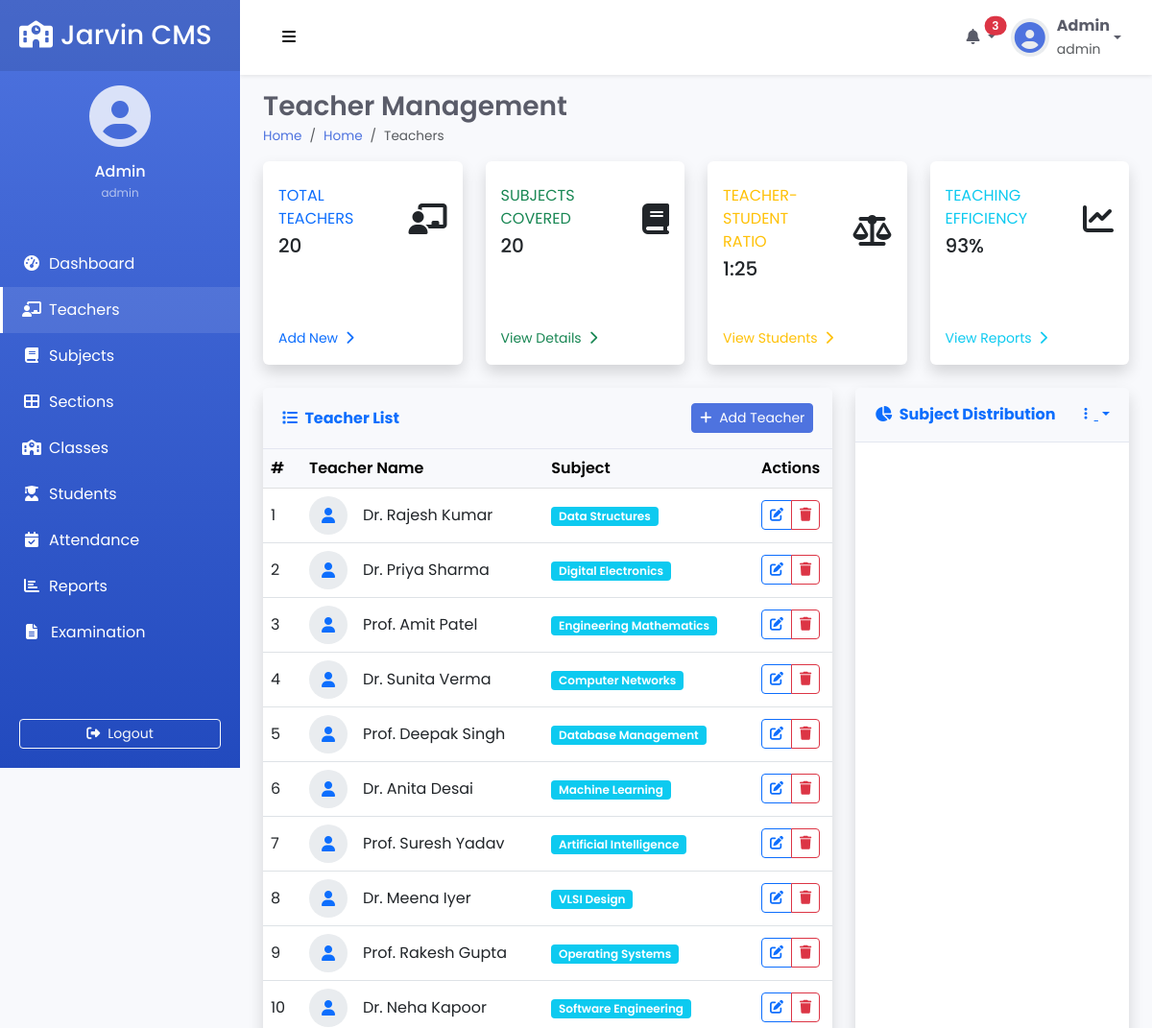
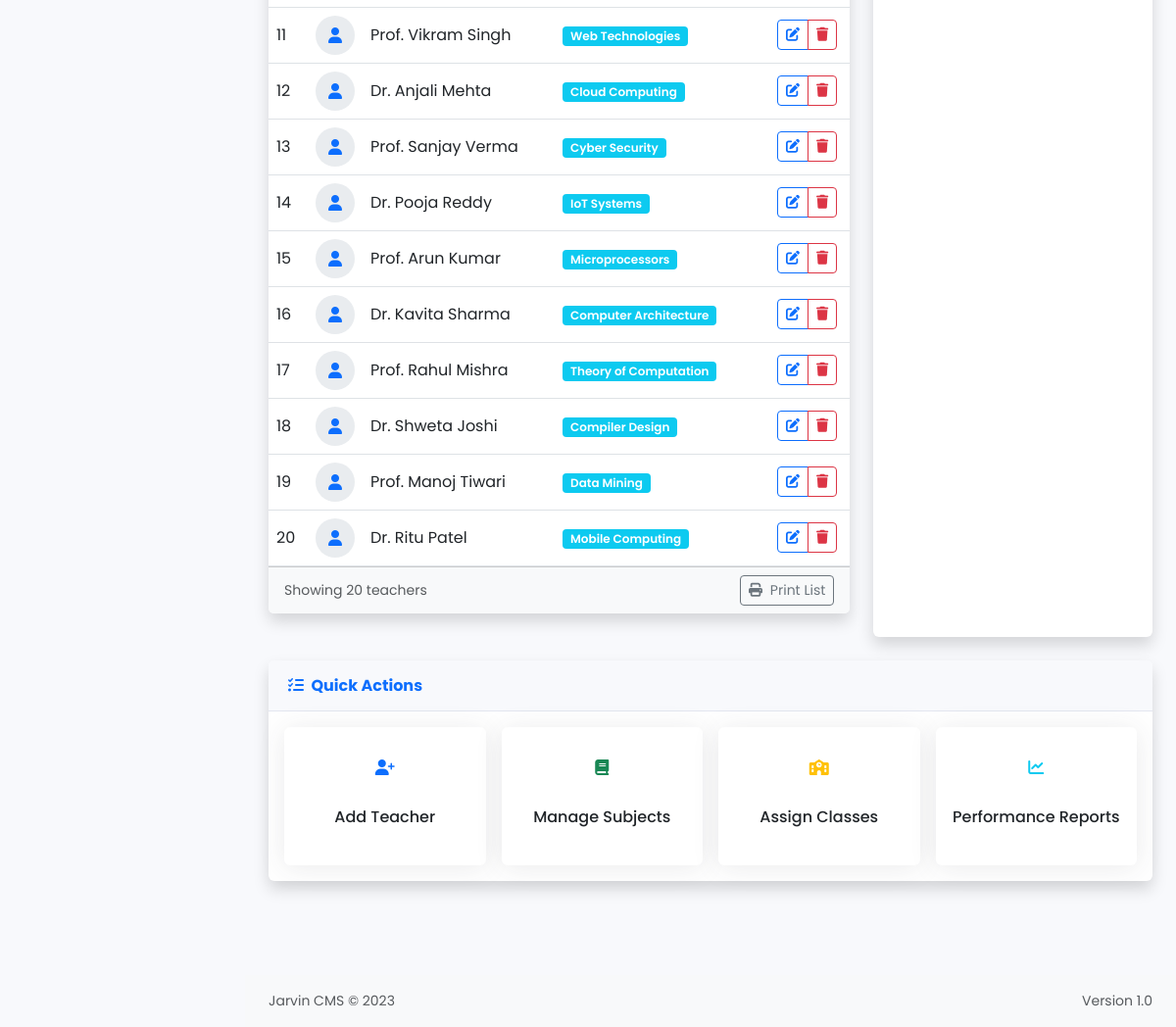
The page /teacher (signed in) on the database its author committed (2 pictures, top to bottom).
### tables this page shows
CREATE TABLE sms_teacher (
            teacher_id INTEGER PRIMARY KEY AUTOINCREMENT,
            teacher TEXT,
            subject_id INTEGER
        );

CREATE TABLE sms_subjects (
            subject_id INTEGER PRIMARY KEY AUTOINCREMENT,
            subject TEXT,
            type TEXT,
            code TEXT
        );

### app.py (the view)
@app.route("/teacher", methods =['GET', 'POST'])
def teacher():
    if 'loggedin' in session:
        db = get_db()
        cursor = db.cursor()
        cursor.execute('''
            SELECT t.teacher_id, t.teacher, s.subject
            FROM sms_teacher t
            LEFT JOIN sms_subjects s ON s.subject_id = t.subject_id
        ''')
        teachers = cursor.fetchall()
        cursor.execute('SELECT * FROM sms_subjects')
        subjects = cursor.fetchall()
        db.close()
        return render_template("teacher.html", teachers = teachers, subjects = subjects)
    return redirect(url_for('login'))

### app.py (called while the page is built)
def get_db():
    db = sqlite3.connect('python_sms.db')
    db.row_factory = sqlite3.Row
    return db

### templates/teacher.html (shortened to what this page needs)
{% extends 'layout.html' %}
{% block header %}Teacher Management{% endblock %}
{% block breadcrumb %}
<li class="breadcrumb-item"><a href="{{ url_for('dashboard') }}">Home</a></li>
<li class="breadcrumb-item active" aria-current="page">Teachers</li>
{% endblock %}
{% block content %}
<div class="row fade-in">
    <div class="col-xl-3 col-md-6 mb-4">
        <div class="card card-stat border-left-primary shadow h-100 py-2">
            <div class="card-body">
                <div class="row no-gutters align-items-center">
                    <div class="col mr-2">
                        <div class="text-xs font-weight-bold text-primary text-uppercase mb-1">
                            Total Teachers</div>
                        <div class="h5 mb-0 font-weight-bold text-gray-800" id="totalTeachers">{{ teachers|length }}</div>
                    </div>
                    <div class="col-auto">
                        <i class="fas fa-chalkboard-teacher fa-2x text-gray-300"></i>
                    </div>
                </div>
            </div>
            <div class="card-footer bg-transparent border-top-0">
                <a href="javascript:void(0);" class="text-primary text-decoration-none small" data-bs-toggle="modal" data-bs-target="#addTeacherModal">
                    Add New <i class="fas fa-chevron-right ms-1"></i>
                </a>
            </div>
        </div>
    </div>
    <div class="col-xl-3 col-md-6 mb-4">
        <div class="card card-stat border-left-success shadow h-100 py-2">
            <div class="card-body">
                <div class="row no-gutters align-items-center">
                    <div class="col mr-2">
                        <div class="text-xs font-weight-bold text-success text-uppercase mb-1">
                            Subjects Covered</div>
                        <div class="h5 mb-0 font-weight-bold text-gray-800" id="subjectsCovered">{{ subjects|length }}</div>
                    </div>
                    <div class="col-auto">
                        <i class="fas fa-book fa-2x text-gray-300"></i>
                    </div>
                </div>
            </div>
            <div class="card-footer bg-transparent border-top-0">
                <a href="{{ url_for('subject') }}" class="text-success text-decoration-none small">
                    View Details <i class="fas fa-chevron-right ms-1"></i>
                </a>
            </div>
        </div>
    </div>
    <div class="col-xl-3 col-md-6 mb-4">
        <div class="card card-stat border-left-warning shadow h-100 py-2">
            <div class="card-body">
                <div class="row no-gutters align-items-center">
                    <div class="col mr-2">
                        <div class="text-xs font-weight-bold text-warning text-uppercase mb-1">
                            Teacher-Student Ratio</div>
                        <div class="h5 mb-0 font-weight-bold text-gray-800">1:25</div>
                    </div>
                    <div class="col-auto">
                        <i class="fas fa-balance-scale fa-2x text-gray-300"></i>
                    </div>
                </div>
            </div>
            <div class="card-footer bg-transparent border-top-0">
                <a href="{{ url_for('student') }}" class="text-warning text-decoration-none small">
                    View Students <i class="fas fa-chevron-right ms-1"></i>
                </a>
            </div>
        </div>
    </div>
    <div class="col-xl-3 col-md-6 mb-4">
        <div class="card card-stat border-left-info shadow h-100 py-2">
            <div class="card-body">
                <div class="row no-gutters align-items-center">
                    <div class="col mr-2">
                        <div class="text-xs font-weight-bold text-info text-uppercase mb-1">
                            Teaching Efficiency</div>
                        <div class="h5 mb-0 font-weight-bold text-gray-800">93%</div>
                    </div>
                    <div class="col-auto">
                        <i class="fas fa-chart-line fa-2x text-gray-300"></i>
                    </div>
                </div>
            </div>
            <div class="card-footer bg-transparent border-top-0">
                <a href="{{ url_for('report') }}" class="text-info text-decoration-none small">
                    View Reports <i class="fas fa-chevron-right ms-1"></i>
                </a>
            </div>
        </div>
    </div>
</div>
<div class="row">
    <div class="col-xl-8 mb-4">
        <div class="card shadow">
            <div class="card-header py-3 d-flex flex-row align-items-center justify-content-between">
                <h6 class="m-0 font-weight-bold text-primary">
                    <i class="fas fa-list me-1"></i> Teacher List
                </h6>
                <button type="button" class="btn btn-primary btn-sm" data-bs-toggle="modal" data-bs-target="#addTeacherModal">
                    <i class="fas fa-plus me-1"></i> Add Teacher
                </button>
            </div>
            <div class="card-body p-0">
                <div class="table-responsive">
                    <table class="table table-hover align-middle mb-0">
                        <thead class="table-light">
                            <tr>
                                <th scope="col">#</th>
                                <th scope="col">Teacher Name</th>
                                <th scope="col">Subject</th>
                                <th scope="col" class="text-center">Actions</th>
                            </tr>
                        </thead>
                        <tbody>
                            {% for teacher in teachers %}
                            <tr>
                                <td>{{ loop.index }}</td>
                                <td>
                                    <div class="d-flex align-items-center">
                                        <div class="avatar-sm bg-primary-light text-primary rounded-circle me-3 d-flex align-items-center justify-content-center">
                                            <i class="fas fa-user"></i>
                                        </div>
                                        {{ teacher.teacher }}
                                    </div>
                                </td>
                                <td>
                                    {% if teacher.subject %}
                                    <span class="badge bg-info">{{ teacher.subject }}</span>
                                    {% else %}
                                    <span class="badge bg-secondary">Not Assigned</span>
                                    {% endif %}
                                </td>
                                <td class="text-center">
                                    <div class="btn-group" role="group">
                                        <a href="{{ url_for('edit_teacher') }}?teacher_id={{ teacher.teacher_id }}" class="btn btn-sm btn-outline-primary" data-bs-toggle="tooltip" title="Edit">
                                            <i class="fas fa-edit"></i>
                                        </a>
                                        <a href="{{ url_for('delete_teacher') }}?teacher_id={{ teacher.teacher_id }}" class="btn btn-sm btn-outline-danger btn-delete" data-bs-toggle="tooltip" title="Delete">
                                            <i class="fas fa-trash"></i>
                                        </a>
                                    </div>
                                </td>
                            </tr>
                            {% endfor %}
                        </tbody>
                    </table>
                </div>
            </div>
            <div class="card-footer bg-light py-2">
                <div class="d-flex justify-content-between align-items-center">
                    <span class="text-muted small">Showing {{ teachers|length }} teachers</span>
                    <button class="btn btn-outline-secondary btn-sm" onclick="printSection('teacherTable')">
                        <i class="fas fa-print me-1"></i> Print List
                    </button>
                </div>
            </div>
        </div>
    </div>
    <div class="col-xl-4 mb-4">
        <div class="card shadow h-100">
            <div class="card-header py-3 d-flex flex-row align-items-center justify-content-between">
                <h6 class="m-0 font-weight-bold text-primary">
                    <i class="fas fa-chart-pie me-1"></i> Subject Distribution
                </h6>
                <div class="dropdown no-arrow">
                    <a class="dropdown-toggle" href="#" role="button" id="dropdownMenuLink" data-bs-toggle="dropdown" aria-expanded="false">
                        <i class="fas fa-ellipsis-v fa-sm fa-fw text-gray-400"></i>
                    </a>
                </div>
            </div>
            <div class="card-body">
                <div id="chartContainer" class="chart-container">
                    <canvas id="subjectDistributionChart"></canvas>
                </div>
            </div>
        </div>
    </div>
</div>
<div class="row">
    <div class="col-12 mb-4">
        <div class="card shadow">
            <div class="card-header py-3">
                <h6 class="m-0 font-weight-bold text-primary">
                    <i class="fas fa-tasks me-1"></i> Quick Actions
                </h6>
            </div>
            <div class="card-body">
                <div class="row g-3">
                    <div class="col-md-3">
                        <a href="javascript:void(0);" class="card action-card h-100 text-decoration-none" data-bs-toggle="modal" data-bs-target="#addTeacherModal">
                            <div class="card-body text-center">
                                <div class="action-icon bg-primary-light text-primary rounded-circle d-flex align-items-center justify-content-center mx-auto mb-3" style="width: 50px; height: 50px;">
                                    <i class="fas fa-user-plus"></i>
                                </div>
                                <h6 class="card-title mb-0">Add Teacher</h6>
                            </div>
                        </a>
                    </div>
                    <div class="col-md-3">
                        <a href="{{ url_for('subject') }}" class="card action-card h-100 text-decoration-none">
                            <div class="card-body text-center">
                                <div class="action-icon bg-success-light text-success rounded-circle d-flex align-items-center justify-content-center mx-auto mb-3" style="width: 50px; height: 50px;">
                                    <i class="fas fa-book"></i>
                                </div>
                                <h6 class="card-title mb-0">Manage Subjects</h6>
                            </div>
                        </a>
                    </div>
                    <div class="col-md-3">
                        <a href="{{ url_for('classes') }}" class="card action-card h-100 text-decoration-none">
                            <div class="card-body text-center">
                                <div class="action-icon bg-warning-light text-warning rounded-circle d-flex align-items-center justify-content-center mx-auto mb-3" style="width: 50px; height: 50px;">
                                    <i class="fas fa-school"></i>
                                </div>
                                <h6 class="card-title mb-0">Assign Classes</h6>
                            </div>
                        </a>
                    </div>
                    <div class="col-md-3">
                        <a href="{{ url_for('report') }}" class="card action-card h-100 text-decoration-none">
                            <div class="card-body text-center">
                                <div class="action-icon bg-info-light text-info rounded-circle d-flex align-items-center justify-content-center mx-auto mb-3" style="width: 50px; height: 50px;">
                                    <i class="fas fa-chart-line"></i>
                                </div>
                                <h6 class="card-title mb-0">Performance Reports</h6>
                            </div>
                        </a>
                    </div>
                </div>
            </div>
        </div>
    </div>
</div>
{% endblock %}

### static/css/style.css (style rules this page uses)
.btn-sm { border-radius: 4px; }
.badge { font-weight: 500; padding: 5px 10px; }
:root { --primary: #4e73df; --secondary: #6c757d; --success: #1cc88a; --info: #36b9cc; --warning: #f6c23e; --danger: #e74a3b; --light: #f8f9fc; --dark: #5a5c69; --sidebar-width: 250px; --sidebar-collapsed-width: 90px; --header-height: 70px; }
body { font-family: 'Poppins', sans-serif; background: #f8f9fc; color: #5a5c69; min-height: 100vh; overflow-x: hidden; }
.avatar-sm { width: 40px; height: 40px; display: flex; justify-content: center; align-items: center; border-radius: 50%; background-color: #e9ecef; color: var(--primary); }
.breadcrumb-item a { color: var(--primary); text-decoration: none; }
.card { border: none; border-radius: 0.375rem; box-shadow: 0 0.15rem 1.75rem 0 rgba(58, 59, 69, 0.1); margin-bottom: 1.5rem; transition: transform 0.2s; }
.card .card-header { background-color: #f8f9fc; border-bottom: 1px solid #e3e6f0; padding: 1rem 1.25rem; display: flex; align-items: center; justify-content: space-between; }
.card .card-header h6 { font-weight: 700; margin: 0; }
.card-stat { position: relative; overflow: hidden; }
.table { margin-bottom: 0; }
.table th { font-weight: 600; border-top: none; background-color: #f8f9fc; }
.btn { border-radius: 0.25rem; padding: 0.375rem 0.75rem; font-weight: 400; transition: all 0.15s; }
.btn-primary { background-color: var(--primary); border-color: var(--primary); }
.btn-sm { padding: 0.25rem 0.5rem; font-size: 0.875rem; }
.fade-in { animation: fadeIn 0.5s ease-in-out; }
.badge { padding: 0.35em 0.65em; font-weight: 600; border-radius: 0.25rem; }
.chart-container { position: relative; margin: auto; height: 300px; }

### rows shown on the page
sms_teacher: teacher "Dr. Rajesh Kumar", subject "Data Structures"
sms_teacher: teacher "Dr. Priya Sharma", subject "Digital Electronics"
sms_teacher: teacher "Prof. Amit Patel", subject "Engineering Mathematics"
sms_teacher: teacher "Dr. Sunita Verma", subject "Computer Networks"
sms_teacher: teacher "Prof. Deepak Singh", subject "Database Management"
sms_teacher: teacher "Dr. Anita Desai", subject "Machine Learning"
sms_teacher: teacher "Prof. Suresh Yadav", subject "Artificial Intelligence"
sms_teacher: teacher "Dr. Meena Iyer", subject "VLSI Design"
sms_teacher: teacher "Prof. Rakesh Gupta", subject "Operating Systems"
sms_teacher: teacher "Dr. Neha Kapoor", subject "Software Engineering"
sms_teacher: teacher "Prof. Vikram Singh", subject "Web Technologies"
sms_teacher: teacher "Dr. Anjali Mehta", subject "Cloud Computing"
sms_teacher: teacher "Prof. Sanjay Verma", subject "Cyber Security"
sms_teacher: teacher "Dr. Pooja Reddy", subject "IoT Systems"
sms_teacher: teacher "Prof. Arun Kumar", subject "Microprocessors"
sms_teacher: teacher "Dr. Kavita Sharma", subject "Computer Architecture"
sms_teacher: teacher "Prof. Rahul Mishra", subject "Theory of Computation"
sms_teacher: teacher "Dr. Shweta Joshi", subject "Compiler Design"
sms_teacher: teacher "Prof. Manoj Tiwari", subject "Data Mining"
sms_teacher: teacher "Dr. Ritu Patel", subject "Mobile Computing"

### other values the page prints
{{ session.name }} "Admin"
{{ session.role }} "admin"
{{ teachers|length }} "20"
{{ subjects|length }} "20"
